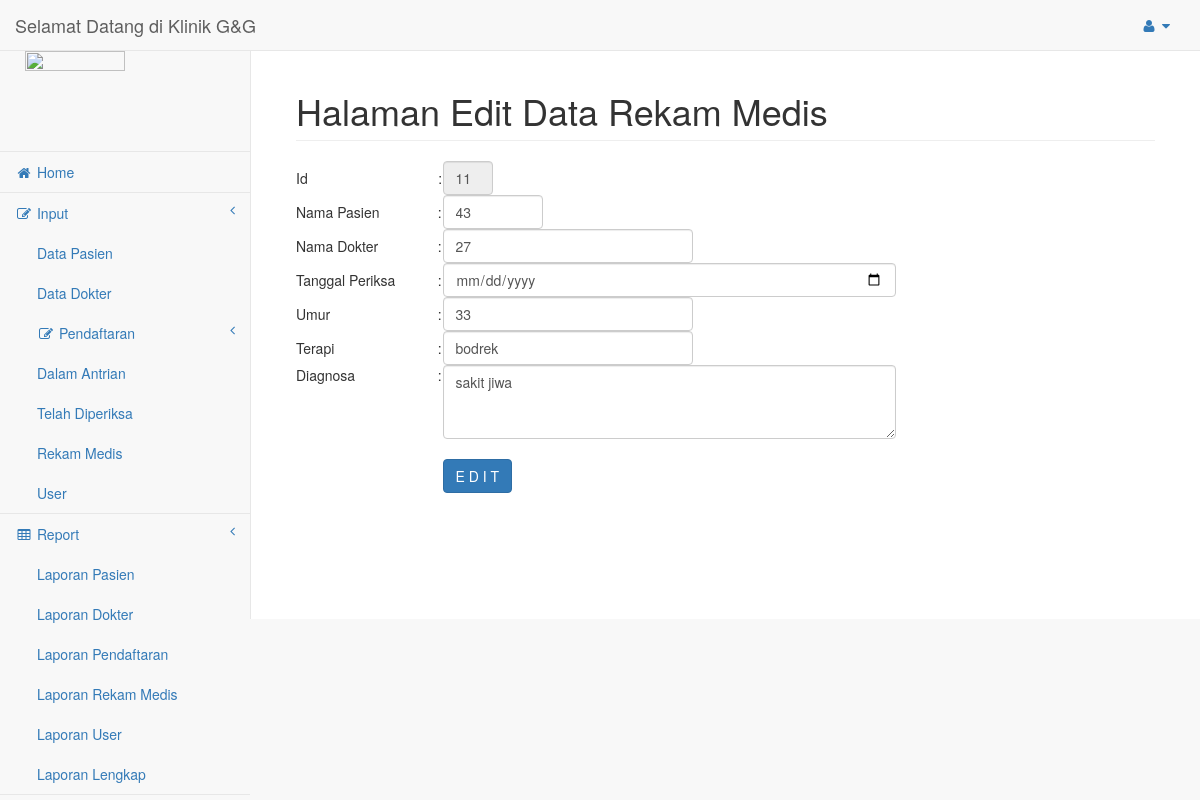
Page /admin/edit_rekam_medis.php on the committed database.
### tables this page shows
CREATE TABLE `tb_rekam_medis` (
  `id` int(5) NOT NULL,
  `id_pasien` int(10) NOT NULL,
  `id_dokter` int(5) NOT NULL,
  `tgl_periksa` varchar(25) NOT NULL,
  `umur` int(5) NOT NULL,
  `terapi` varchar(50) NOT NULL,
  `diagnosa` text NOT NULL
);

### admin/edit_rekam_medis.php (the view, shortened to what this page needs)
<?php
			$dtsw	= mysql_query("SELECT * FROM tb_rekam_medis");
  			$bcsw	= mysql_fetch_array($dtsw);
?>
<!DOCTYPE html>
<html lang="en">
<head>
    <link href="../vendor/bootstrap/css/bootstrap.min.css" rel="stylesheet">
    <link href="../vendor/metisMenu/metisMenu.min.css" rel="stylesheet">
    <link href="../dist/css/sb-admin-2.css" rel="stylesheet">
    <link href="../vendor/font-awesome/css/font-awesome.min.css" rel="stylesheet" type="text/css">
</head>
<body>
 <div id="wrapper">
            <?php include("Navbar.php");?>
            <?php include("Sidemenu.php");?>
        <div id="page-wrapper">
            <div class="container-fluid">
                <div class="row">
                    <div class="col-lg-12">
                        <h1 class="page-header">Halaman Edit Data Rekam Medis</h1>
                    </div>
                </div>
<form method="post" action="">
<table width="600" border="0" cellspacing="1" cellpadding="1">
<tr valign="middle">
    <td>Id</td>
    <td align="center">:</td>
    <td><input name="id" type="text" class="form-control" id="id" style="width:50px" size="15" readonly required value="<?php echo"$bcsw[id]"; ?>"/></td>
  </tr>
  <tr>
    <td width="116" valign="middle">Nama Pasien</td>
    <td width="3" valign="middle">:</td>
    <td width="371" valign="top"><input name="id_pasien" type="text" class="form-control" style="width:100px" size="15" required value="<?php echo"$bcsw[id_pasien]"; ?>"/></td>
  </tr>
  <tr>
    <td valign="middle">Nama Dokter </td>
    <td valign="middle">:</td>
    <td valign="top"><input name="id_dokter" type="text" class="form-control" style="width:250px" id="id_dokter" size="30" required  value="<?php echo"$bcsw[id_dokter]"; ?>"/></td>
  </tr>
  <tr>
    <td width="116" valign="middle">Tanggal Periksa</td>
    <td width="3" valign="middle">:</td>
    <td width="371" valign="top"><input name="tgl_periksa" type="date" class="form-control" id="tgl_periksa" required value="<?php echo"$bcsw[tgl_periksa]"; ?>"/></td>
  </tr>
  <tr>
    <td valign="middle">Umur </td>
    <td valign="middle">:</td>
    <td valign="top"><input name="umur" type="text" class="form-control" style="width:250px" id="umur" size="30" required  value="<?php echo"$bcsw[umur]"; ?>"/></td>
  </tr>
  <tr>
    <td valign="middle">Terapi</td>
    <td valign="middle">:</td>
    <td valign="top"><input name="terapi" type="text" class="form-control" style="width:250px" id="terapi" size="30" required  value="<?php echo"$bcsw[terapi]"; ?>"/></td>
  </tr>
  <tr>
    <td valign="top">Diagnosa</td>
    <td valign="top">:</td>
    <td valign="top"><textarea name="diagnosa" cols="60" rows="3" required class="form-control"><?php echo"$bcsw[diagnosa]"; ?></textarea></td>
  </tr>
  <tr>
    <td valign="top">&nbsp;</td>
    <td valign="top">&nbsp;</td>
    <td valign="top">&nbsp;</td>
  </tr>
  <tr>
    <td valign="top">&nbsp;</td>
    <td valign="top">&nbsp;</td>
    <td valign="top"><input type="submit" name="kirim" value="E D I T" class="btn btn-primary"/></td>
  </tr>
</table>
</form>
</body>
</html>

### rows in the picture
tb_rekam_medis: id "11", id_pasien "43", id_dokter "27", umur "33", terapi "bodrek", diagnosa "sakit jiwa"
